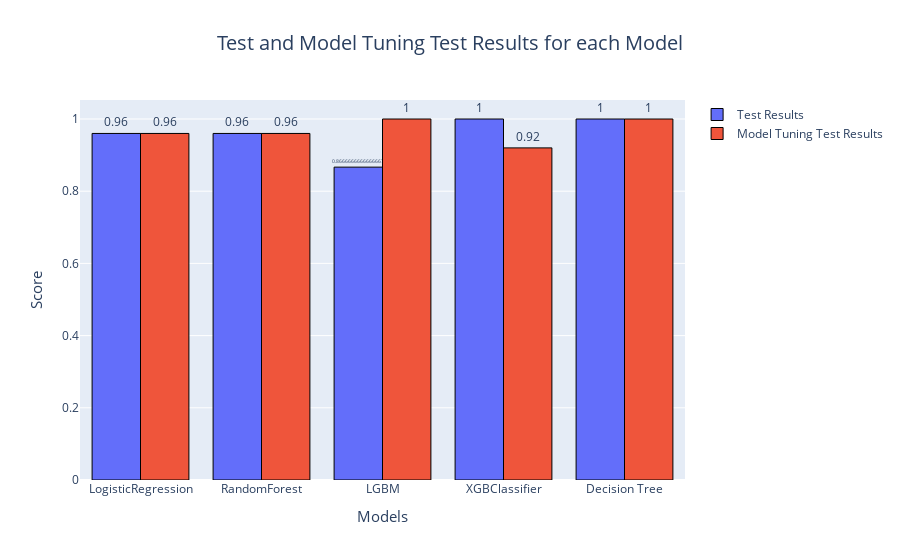

The notebook cell saved with this chart:
### Markdown cell above
### 5. 11 Model Comparison¶  <a id='5.11_ModelComoparision'></a>

### Code cell
#Get test and model tuning test score for each model
# Make lits of test score for each model and a model name list
test_list = [logreg_accuracy, ranfor_accuracy, LGB_accuracy, xgboost_accuracy, dt_accuracy]
tuning_test_list = [logreg_gscv_accuracy, ranfor_gscv_accuracy, LGB_gscv_accuracy, xgboost_gscv_accuracy, dt_gscv_acc]
model_names = ['LogisticRegression', 'RandomForest', 'LGBM','XGBClassifier', 'Decision Tree']

# Make dataframes of each test score
test_list = pd.DataFrame(test_list)
tuning_test_list = pd.DataFrame(tuning_test_list)
model_names = pd.DataFrame(model_names)

# Name each column
test_list.columns = ['Default']
tuning_test_list.columns = ['with GridSearchCV']
model_names.columns = ['model']

# Concatenate each column
over_all_score = pd.concat([model_names, test_list, tuning_test_list], axis=1)
print(over_all_score)

    
# Plot bar chart of each test score results
fig = go.Figure(data=[go.Bar(x=over_all_score['model'], y=over_all_score['Default'], 
                             name='Test Results', texttemplate='%{y:20,.4f}', 
                             textposition='outside', marker={'line': {'width': 5}}),
                      go.Bar(x=over_all_score['model'], y=over_all_score['with GridSearchCV'], 
                             name='Model Tuning Test Results', texttemplate='%{y:20,.4f}', 
                             textposition='outside', marker={'line': {'width': 5}})])
fig.update_layout(title_text='Test and Model Tuning Test Results for each Model',
                  title_x=0.5, title_font=dict(size=20))
fig.update_xaxes(title_text='Models', title_font={'size': 15})
fig.update_yaxes(title_text='Score', title_font={'size': 15})
fig.update_traces(marker={'line': {'color': 'Black', 'width': 1}})
fig.show()

from IPython.display import Image
img = 'newplot.jpg'
Image(url=img)
Image('/Users/aquinojoeanson/Desktop/SPRINGBOARD/Capstone_Project_2/newplot.jpg'
)

### Figure 1 — Plotly figure (JSON) as saved in the notebook; plotly's stock layout.template omitted (floating-point values rounded to 4 significant figures)
{"data": [{"marker": {"line": {"color": "Black", "width": 1}}, "name": "Test Results", "textposition": "outside", "texttemplate": "%{y:20,.4f}", "type": "bar", "x": ["LogisticRegression", "RandomForest", "LGBM", "XGBClassifier", "Decision Tree"], "y": [0.96, 0.96, 0.8667, 1, 1]}, {"marker": {"line": {"color": "Black", "width": 1}}, "name": "Model Tuning Test Results", "textposition": "outside", "texttemplate": "%{y:20,.4f}", "type": "bar", "x": ["LogisticRegression", "RandomForest", "LGBM", "XGBClassifier", "Decision Tree"], "y": [0.96, 0.96, 1, 0.92, 1]}], "layout": {"title": {"font": {"size": 20}, "text": "Test and Model Tuning Test Results for each Model", "x": 0.5}, "xaxis": {"title": {"font": {"size": 15}, "text": "Models"}}, "yaxis": {"title": {"font": {"size": 15}, "text": "Score"}}}}
